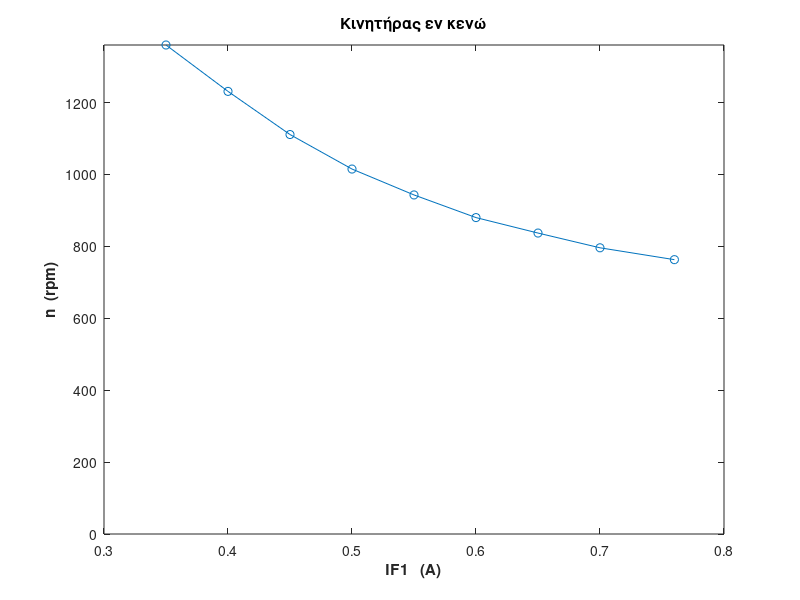

Source code (MATLAB):
clear;
IF1 = [0.35 0.4 0.45 0.5 0.55 0.6 0.65 0.7 0.76];
n = [1360 1231 1111 1015 943 880 837 796 763];
IT1 = [2.3 2.2 2 1.8 1.6 1.5 1.4 1.3 1.3];

figure(1)
plot(IF1,n, 'Marker','o');
ylim([0 inf]);
xlabel("IF1   (A)","FontWeight","bold");
ylabel("n  (rpm)","FontWeight","bold");
title("Κινητήρας εν κενώ");
